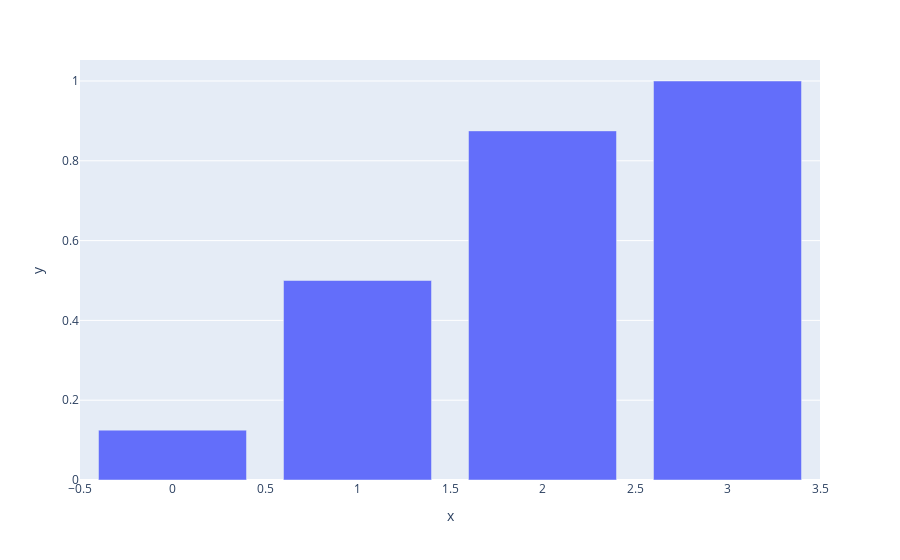

Write notebook code for a chart like this one.
### Code cell
#Cumulative probability -cumulative distirbution function(cdf)
cdf=stats.binom.cdf(x,n,p)
print(cdf)
px.bar(x=x,y=cdf)

### Figure 1 — Plotly figure (JSON) as saved in the notebook; plotly's stock layout.template omitted (floating-point values rounded to 4 significant figures)
{"data": [{"alignmentgroup": "True", "hovertemplate": "x=%{x}<br>y=%{y}<extra></extra>", "legendgroup": "", "marker": {"color": "#636efa", "pattern": {"shape": ""}}, "name": "", "offsetgroup": "", "orientation": "v", "showlegend": false, "textposition": "auto", "type": "bar", "x": [0, 1, 2, 3], "xaxis": "x", "y": [0.125, 0.5, 0.875, 1], "yaxis": "y"}], "layout": {"autosize": true, "barmode": "relative", "legend": {"tracegroupgap": 0}, "margin": {"t": 60}, "xaxis": {"anchor": "y", "autorange": true, "domain": [0, 1], "range": [-0.5, 3.5], "title": {"text": "x"}, "type": "linear"}, "yaxis": {"anchor": "x", "autorange": true, "domain": [0, 1], "range": [0, 1.053], "title": {"text": "y"}, "type": "linear"}}}
